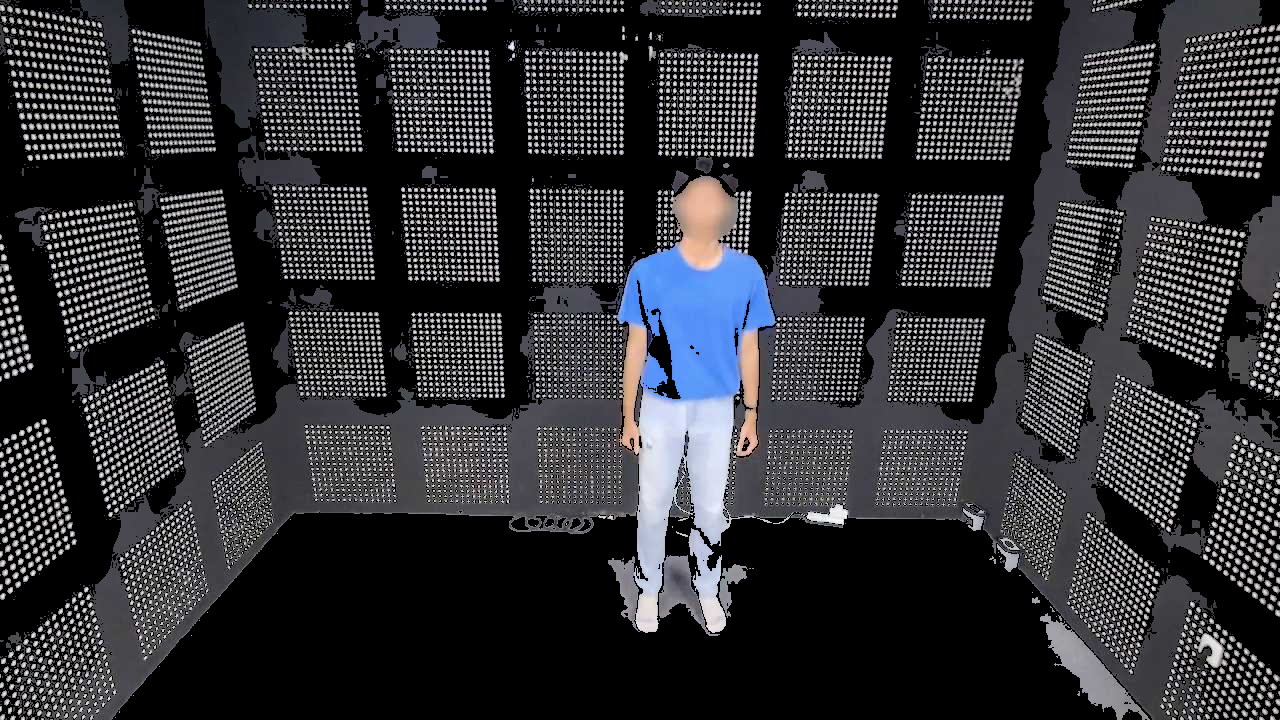
#> input picture output.png, 1280 x 720 px, given as the content of the folder renamed/, which was not available
$ python remove_backgroud.py
#> lines starting #> are read from the running program, lines starting #| are printed output that depends on the picture; pictures that were not available may be replaced by others from this repository, and a replacement may not be noted
import cv2
import numpy as np
import os

def remove_background(image_path, background_path, output_path="output.png", threshold=20):
    """
    Removes the background from the foreground image by comparing it with a background image.
    The pixels similar to the background are removed (made transparent).

    Args:
        image_path (str): Path to the foreground image.
        background_path (str): Path to the background image.
        output_path (str): Path to save the output image (with transparent background).
        threshold (int): Difference threshold to consider pixels similar to the background.
    """
#> called with image_path = 'renamed/output.png', background_path = 'median_image.png', output_path = 'processed/output.png', threshold = 20
    # Load the images
    image = cv2.imread(image_path)
#> image is the input picture: shape (720, 1280, 3); mean B, G, R 52.9, 49.3, 49
    background = cv2.imread(background_path)
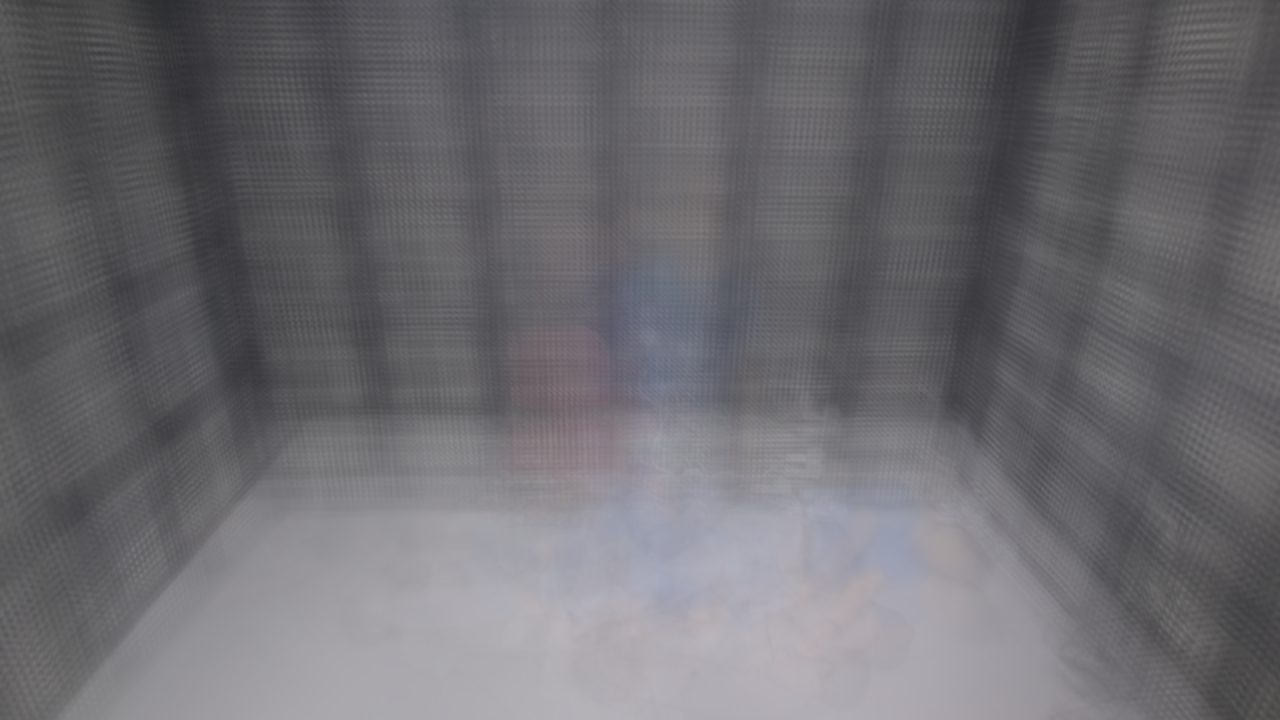
#> input picture median_image.png, 1280 x 720 px
#> background is the input picture: shape (720, 1280, 3); mean B, G, R 111.5, 107.2, 108.6

    # Ensure the images have the same dimensions
    if image.shape != background.shape:
        raise ValueError("Foreground and background images must have the same dimensions.")

    # Convert the background to grayscale and blur it
    blurred_background = cv2.GaussianBlur(background, (15, 15), 0)
    gray_background = cv2.cvtColor(blurred_background, cv2.COLOR_BGR2GRAY)

    # Convert the image to grayscale
    gray_image = cv2.cvtColor(image, cv2.COLOR_BGR2GRAY)

    # Calculate the absolute difference between the grayscale image and the background
    diff = cv2.absdiff(gray_image, gray_background)
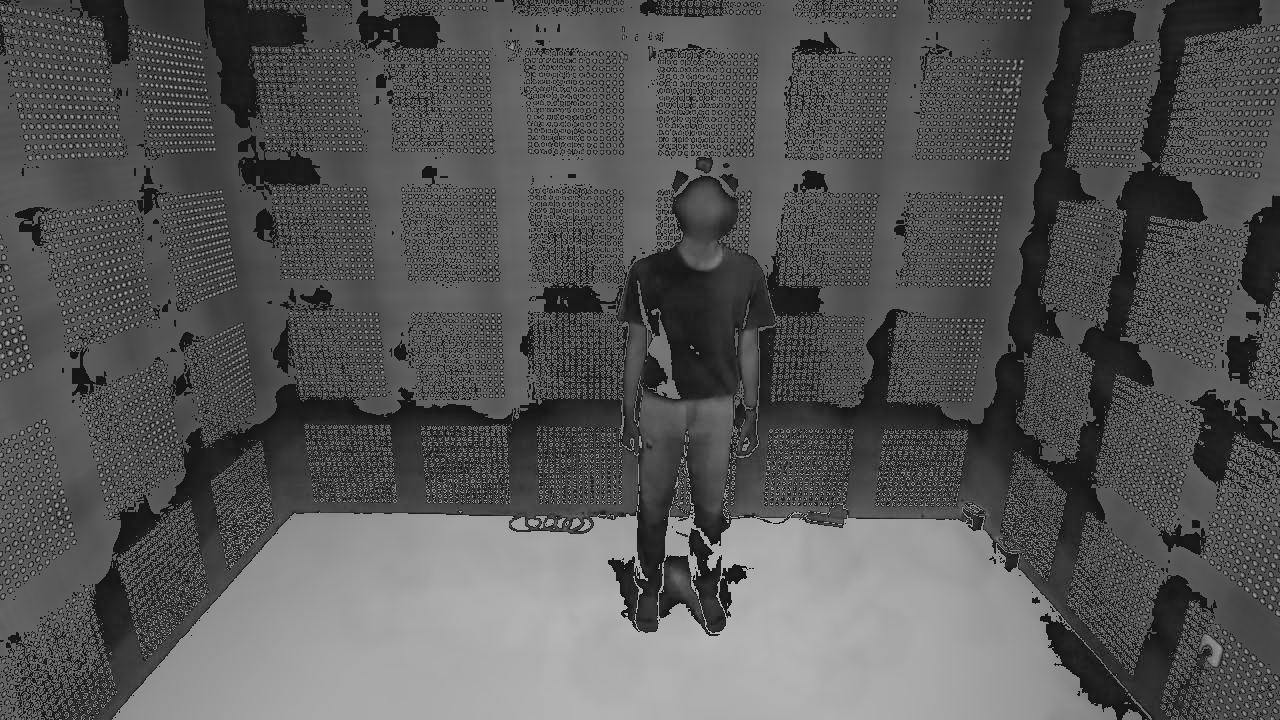
#> diff: shape (720, 1280); min 19, max 183, mean 86.4

    # Create a mask where the difference is greater than the threshold
    _, mask = cv2.threshold(diff, threshold, 255, cv2.THRESH_BINARY)
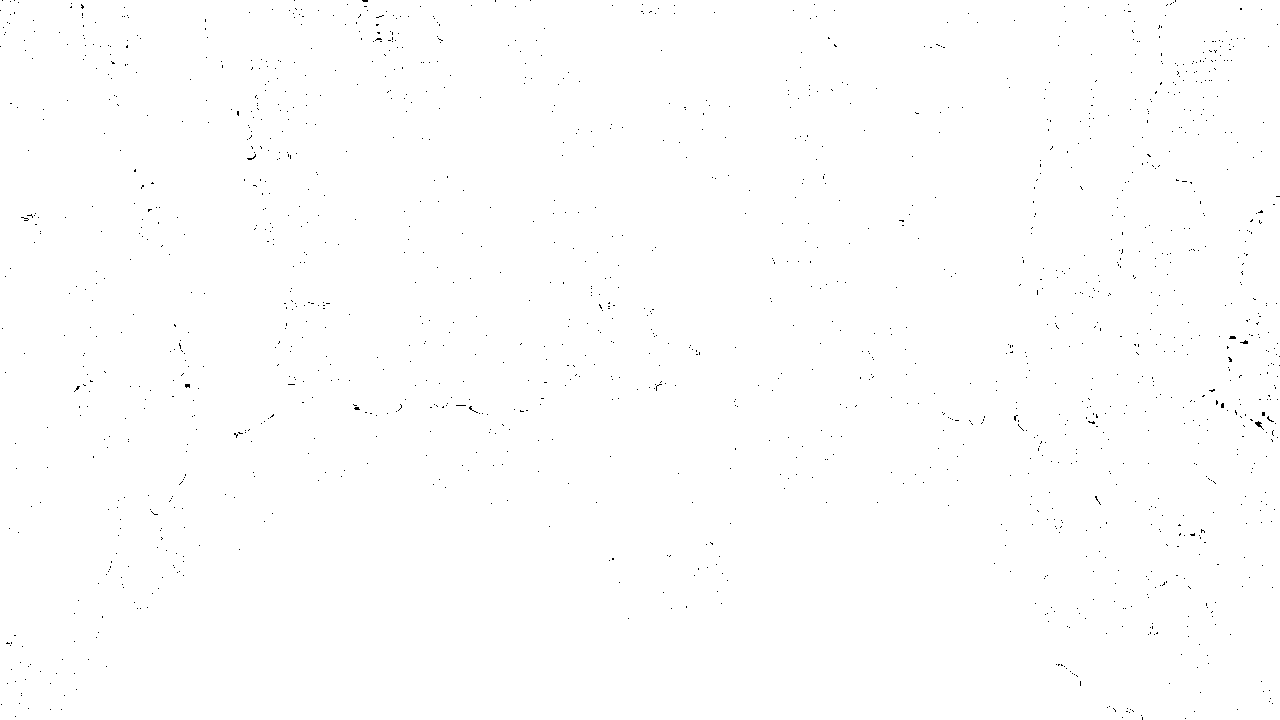
#> mask: shape (720, 1280); 99.7% white; black in thin lines or dots

    # Convert the image to have an alpha channel (transparency)
    result = cv2.cvtColor(image, cv2.COLOR_BGR2BGRA)  # Adding an alpha channel (4th channel)

    # Set the alpha channel to 0 (transparent) where the mask is 0 (background)
    result[mask == 0] = [0, 0, 0, 0]  # Set transparent background for matching pixels
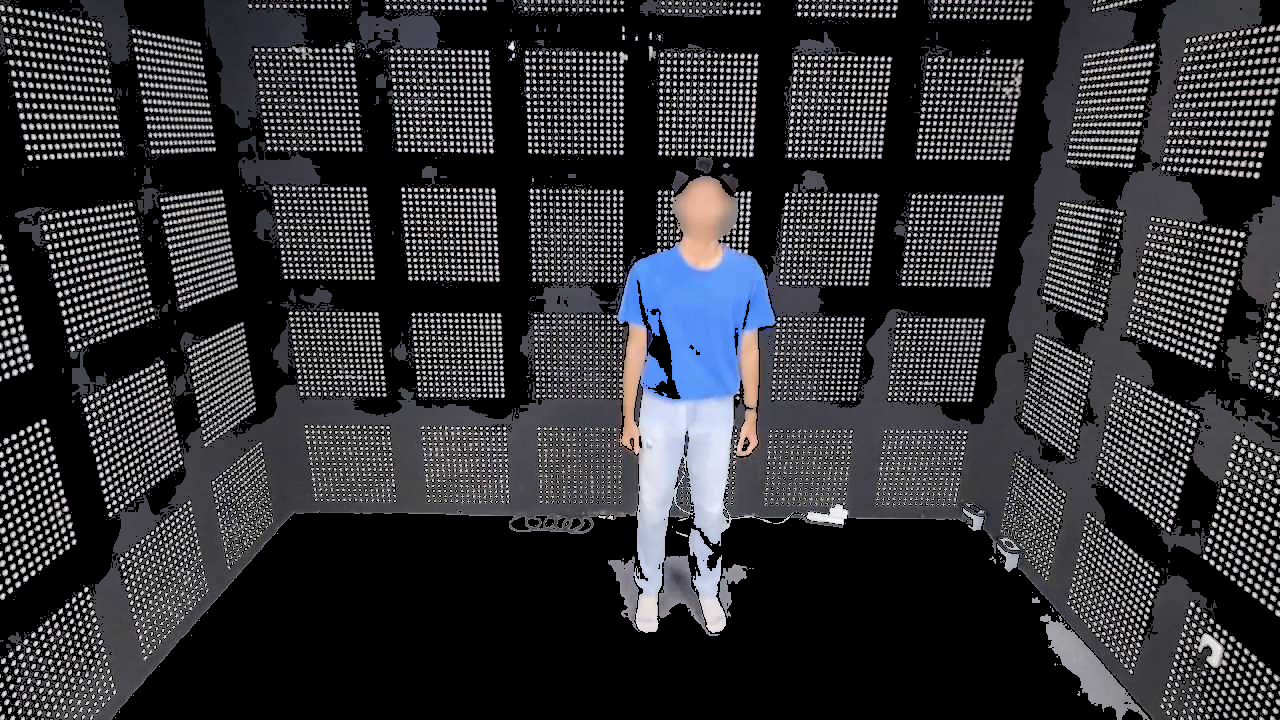
#> result: shape (720, 1280, 4); mean B, G, R, A 52.6, 49.1, 48.8, 254.3

    # Save the result as a PNG image with transparency
    cv2.imwrite(output_path, result)
    print(f"Image with background removed saved to {output_path}")

    return result

# [7 lines of commented-out code are left out]


if __name__ == "__main__":
    folder_path = "renamed/"
    for file in os.listdir(folder_path):
        if file.lower().endswith('.png'):
            image_path = os.path.join(folder_path, file)
            output_path = os.path.join("processed", file)
            result = remove_background(image_path, "median_image.png", output_path)
